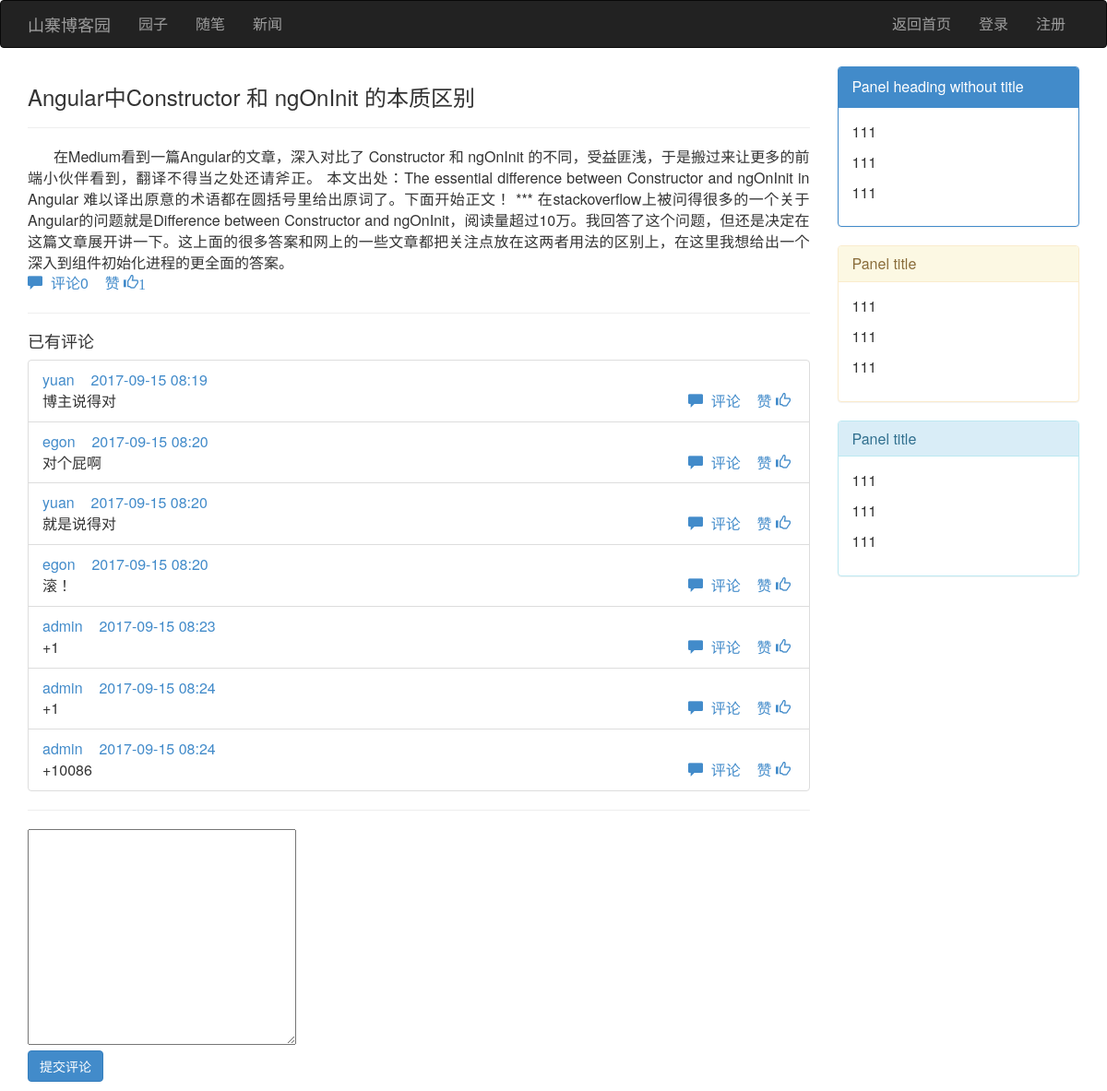
/blog/egon/article/1, run on an earlier commit of the app's database.
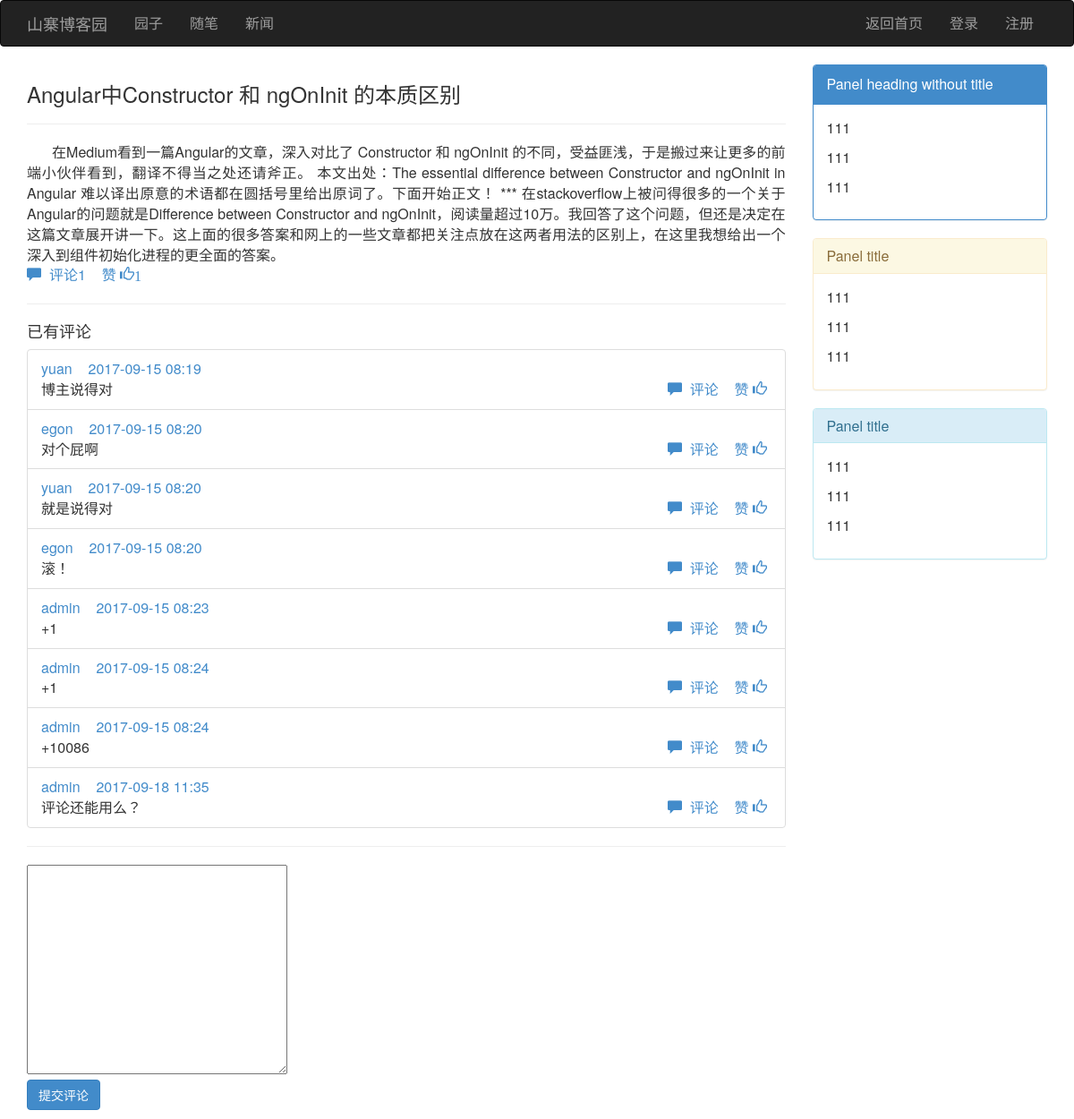
And on a later commit of the database.
### blog/models.py (models this page shows, shortened)
class Article(models.Model):
    nid = models.BigAutoField(primary_key=True)
    title = models.CharField(max_length=50, verbose_name='文章标题')
    desc = models.CharField(max_length=255, verbose_name='文章描述')
    read_count = models.IntegerField(default=0)
    comment_count = models.IntegerField(default=0)
    up_count = models.IntegerField(default=0)
    down_count = models.IntegerField(default=0)
    category = models.ForeignKey(verbose_name='文章类型', to='Category', to_field='nid', null=True)
    create_time = models.DateTimeField(verbose_name='创建时间', auto_now_add=True)
    blog = models.ForeignKey(verbose_name='所属博客', to='Blog', to_field='nid')
    tags = models.ManyToManyField(
        to="Tag",
        through='Article2Tag',
        through_fields=('article', 'tag'),
    )
    type_choices = [
        (1, "Python"),
        (2, "Linux"),
        (3, "OpenStack"),
        (4, "GoLang"),
    ]
    article_type_id = models.IntegerField(choices=type_choices, default=None)
    objects=ArticleManager()

class Comment(models.Model):
    nid = models.BigAutoField(primary_key=True)
    article = models.ForeignKey(verbose_name='评论文章', to='Article', to_field='nid')
    content = models.CharField(verbose_name='评论内容', max_length=255)
    create_time = models.DateTimeField(verbose_name='创建时间', auto_now_add=True)
    parent_id = models.ForeignKey('self', blank=True, null=True, verbose_name='父级评论')
    user = models.ForeignKey(verbose_name='评论者', to='UserInfo', to_field='nid')
    up_count = models.IntegerField(default=0)

class UserInfo(AbstractUser):
    nid = models.BigAutoField(primary_key=True)
    nickname = models.CharField(verbose_name='昵称', max_length=32)
    telephone = models.CharField(max_length=11, blank=True, null=True, unique=True, verbose_name='手机号码')
    avatar = models.FileField(verbose_name='头像', upload_to='./upload/avatar/',default="./upload/avatar/avatar.png")
    create_time = models.DateTimeField(verbose_name='创建时间',auto_now_add=True)
    fans = models.ManyToManyField(verbose_name='粉丝们',
                                  to='UserInfo',
                                  through='UserFans',
                                  through_fields=('user', 'follower'))

class ArticleDetail(models.Model):
    nid = models.AutoField(primary_key=True,default=1)
    content = models.TextField(verbose_name='文章内容', )
    article = models.OneToOneField(verbose_name='所属文章', to='Article', to_field='nid')

### blog/views.py (the view)
# urls.py: url("(?P<user_site>\w+)/article/(?P<article_id>\d+)", views.articleDetail),
def articleDetail(request,user_site,article_id):
    article_obj=Article.objects.filter(nid=article_id).first()
    comment_list=Comment.objects.filter(article_id=article_id)
    return render(request,"articleDetail.html",locals())

### blog/views.py (called while the page is built)
def func_class(request):
    return {"func":settings.FUNCTION}

### templates/articleDetail.html (shortened to what this page needs)
{% extends "base.html" %}
{% block content %}
    <div class="article_content">
        <div><h3>{{ article_obj.title }}</h3></div>
        <hr>
        <div class="content" style="text-align: justify;text-indent: 28px">{{ article_obj.articledetail.content }}</div>
        <div class="artilce_icon">
            <a href=""><span class="glyphicon glyphicon-comment"></span>&nbsp; 评论{{ article_obj.comment_count }}</a> &nbsp;&nbsp;
            <a class="poll">赞 <span class="glyphicon glyphicon-thumbs-up poll_num">{{ article_obj.up_count }}</span>&nbsp</a>
        </div>
        <hr>
        <h4>已有评论</h4>
        <div class="comment_list">
            {% for comment in comment_list %}
                <div class="list-group-item comment_item">
                    <a href="">{{ comment.user.username }}</a> &nbsp;&nbsp;
                    <a href="">{{ comment.create_time|date:"Y-m-d H:i" }}</a>
                    <div>
                        {{ comment.content }}
                        <div class="comment_comment" style="float: right">
                            <a href=""><span class="glyphicon glyphicon-comment"></span>&nbsp; 评论</a> &nbsp;&nbsp;
                            <a class="poll">赞 <span class="glyphicon glyphicon-thumbs-up poll_num"></span>&nbsp</a>
                        </div>
                    </div>
                </div>
            {% endfor %}
        </div>
        <hr>
        <form action="">
            <textarea name="" id="comment_content" cols="30" rows="10">
            </textarea>
            <p>
                <input type="button" class="btn btn-primary ajax_comment" value="提交评论">
            </p>
        </form>
    </div>
{% endblock %}
{% block others %}
    <div class="panel panel-primary">
        <div class="panel-heading">Panel heading without title</div>
        <div class="panel-body">
            <p>111</p>
            <p>111</p>
            <p>111</p>
        </div>
    </div>
    <div class="panel panel-warning">
        <div class="panel-heading">
            <h3 class="panel-title">Panel title</h3>
        </div>
        <div class="panel-body">
            <p>111</p>
            <p>111</p>
            <p>111</p>
        </div>
    </div>
    <div class="panel panel-info">
        <div class="panel-heading">
            <h3 class="panel-title">Panel title</h3>
        </div>
        <div class="panel-body">
            <p>111</p>
            <p>111</p>
            <p>111</p>
        </div>
    </div>
{% endblock %}

What changed in the data, as far as the page shows it:
changed Article "Angular中Constructor 和 ngOnInit 的本质区别": comment_count "0" → "1"
added Comment: user.username "admin", create_time "2017-09-18 11:35", content "评论还能用么？"
